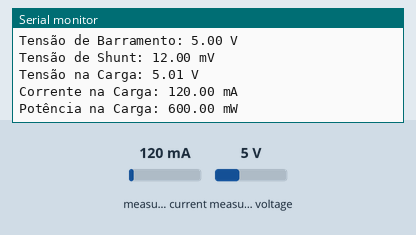
Simulated run of this sketch. Board: ESP32. On the bench: the last lines printed to the serial monitor. Inputs (shaded band) come from the test bench; at power-on: measured current 120 mA, measured voltage 5 V.

Above: at 1.2 s.
1.3 s: measured current set to 40 mA
At 2.6 s:
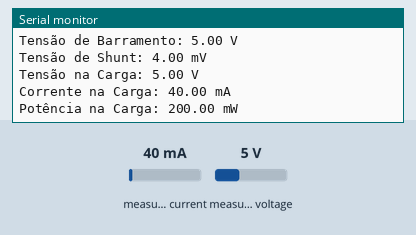
2.8 s: measured voltage set to 0.3 V
At 4.2 s:
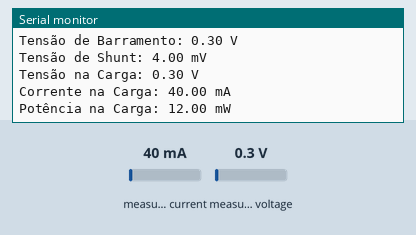
4.3 s: measured current set to 500 mA
At 7.4 s:
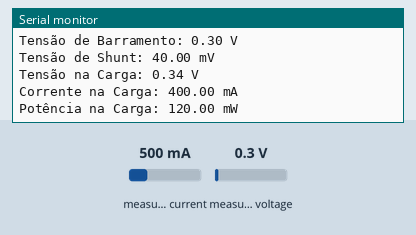
Timing chart, 0 to 8.9 s (numbered marks = the images above; inputs shaded):
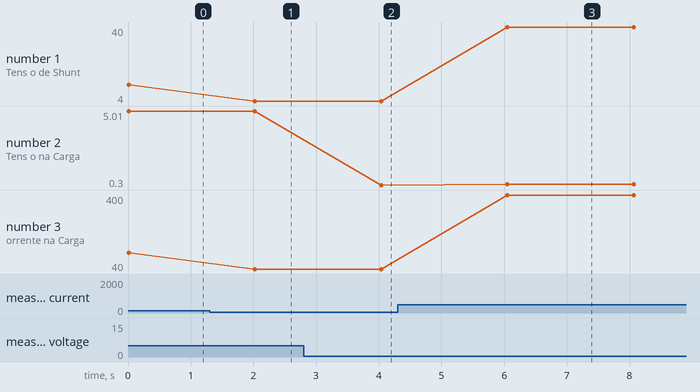

Measured:
- after the input at 1.3 s, the serial monitor: prints a new line after 0.72 s (image 1)
- after the input at 2.8 s, the serial monitor: prints a new line after 1.2 s (image 2)
- after the input at 4.3 s, the serial monitor: prints a new line after 1.8 s (image 3)
- plotted number 1: 12 → 4 after the input at 1.3 s
- plotted number 2: 5 → 0.3 after the input at 2.8 s, 0.3 → 0.34 after the input at 4.3 s
- plotted number 3: 120 → 40 after the input at 1.3 s, 40 → 400 after the input at 4.3 s

The sketch:

Algoritmo_ESP32_INA219.ino
```cpp
// Inclusão das bibliotecas utilizadas
#include <Wire.h> // Biblioteca com funções para comunicação I2C com o controlador
#include <Adafruit_INA219.h> // Biblioteca com funções para leitura das variáveis elétricas da placa INA219
Adafruit_INA219 ina219; // Declara um objeto referente a Adafruit_INA219. Por default, o endereço da placa é 0x40
// Função de configuração
void setup(void)
{
Serial.begin(115200); // Inicia a comunicação serial com um baud rate de 115200
while (!Serial) {
delay(1);
}
Serial.println("Bem-vindo!"); // Mostra a mensagem bem-vindo no monitor serial do IDE do Arduino
// Inicializa o INA219
if (! ina219.begin()) {
Serial.println("Falha em encontrar o INA219"); // Caso haja falha na inicialização do INA219, mostra no monitor serial a mensagem de que houve falha em encontrar o INA219
while (1) { delay(10); }
}
// Por default, a inicialização usa o intervalo de medição de 32 V e 2 A
// No entanto, podemos utilizar um intervalo de 32 V e 1 A com o seguinte comando:
// ina219.setCalibration_32V_1A();
// Também podemos utilizar um intervalo de 16 V e 400 mA com o seguinte comando:
ina219.setCalibration_16V_400mA();
Serial.println("Medição das variáveis elétricas com INA219 ..."); // Caso o sensor seja identificado com sucesso, o monitor serial mostra que está havendo medição das variáveis elétricas com INA219
}
// Função de repetição
void loop(void)
{
// Definição das variáveis de medição
float shuntvoltage = 0; // Definição da variável para medição da tensão no resistor shunt
float busvoltage = 0; // Definição da variável para medição da tensão de barramento
float current_mA = 0; // Definição da variável para medição da corrente na carga
float loadvoltage = 0; // Definição da variável para medição da tensão na carga
float power_mW = 0; // Definição da variável para medição da potência na carga
shuntvoltage = ina219.getShuntVoltage_mV(); // Função para obter a medição da tensão no resistor shunt em mV
busvoltage = ina219.getBusVoltage_V(); // Função para obter a medição da tensão de barramento em V
current_mA = ina219.getCurrent_mA(); // Função para obter a medição da corrente na carga em mA
power_mW = ina219.getPower_mW(); // Função para obter a medição da potência na carga em mW
loadvoltage = busvoltage + (shuntvoltage / 1000); // Cálculo da tensão na carga

// Funções para mostrar as variáveis de medição na tela
Serial.print("Tensão de Barramento: "); Serial.print(busvoltage); Serial.println(" V"); // Mostra a tensão de barramento em V no monitor serial
Serial.print("Tensão de Shunt: "); Serial.print(shuntvoltage); Serial.println(" mV"); // Mostra a tensão no resistor shunt em mV no monitor serial
Serial.print("Tensão na Carga: "); Serial.print(loadvoltage); Serial.println(" V"); // Mostra a tensão na carga em V no monitor serial
Serial.print("Corrente na Carga: "); Serial.print(current_mA); Serial.println(" mA"); // Mostra a corrente na carga em mA no monitor serial
Serial.print("Potência na Carga: "); Serial.print(power_mW); Serial.println(" mW"); // Mostra a potência na carga em mW no monitor serial
Serial.println("");
delay(2000);
}
```
